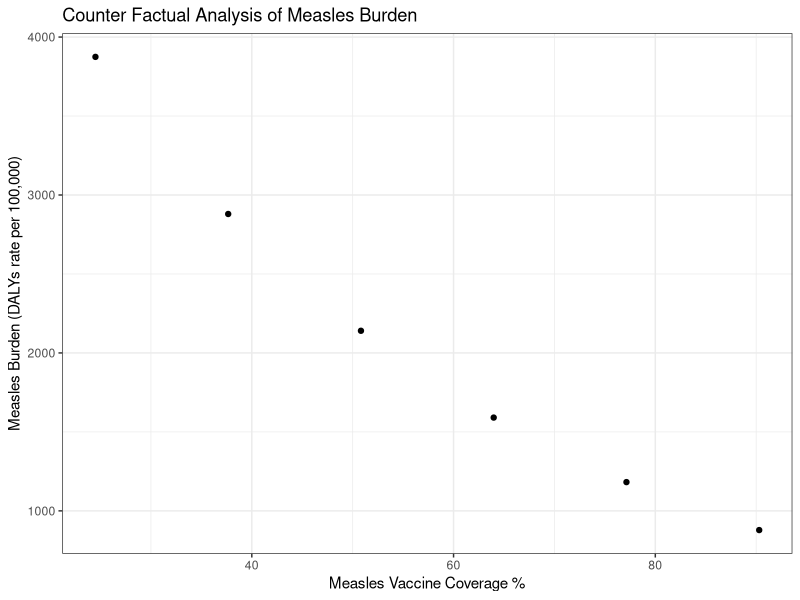
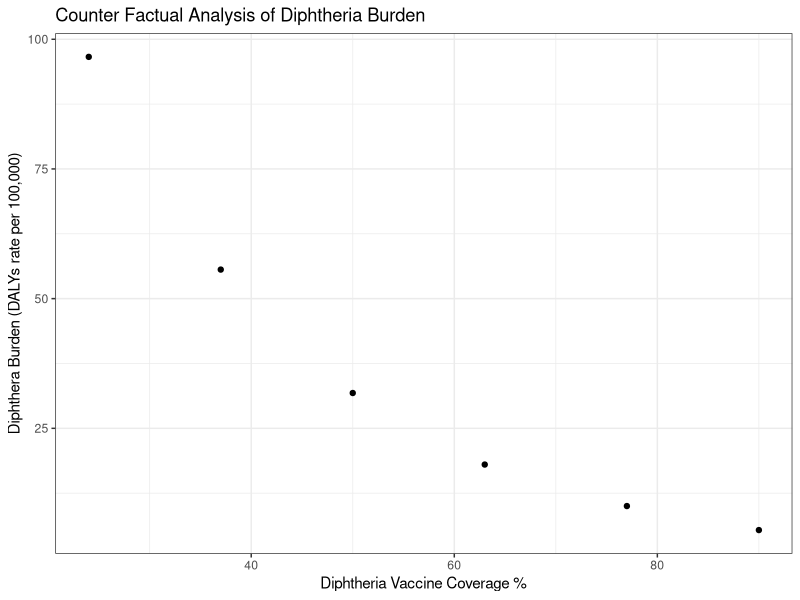

Write the R code that produced these figures, in order.
Measles_Coverage <- c(24.5,37.66,50.82,63.98,77.14,90.3)


MBurden <- c(3874.68,2879.87,2140.41,1590.76,1182.19,878.49)


Measles <- data.frame(Measles_Coverage, MBurden)

DTP_Coverage <- c(24,37,50,63,77,90)
DBurden <- c(96.6,55.6,31.81,18.02,10.02,5.39)

Diphtheria <- data.frame(DTP_Coverage,DBurden)

library(tidyverse)

ggplot(Measles, aes(Measles_Coverage,MBurden))+
  geom_point()+ ggtitle("Counter Factual Analysis of Measles Burden")+xlab("Measles Vaccine Coverage %")+ ylab("Measles Burden (DALYs rate per 100,000)")+theme_bw()


ggplot(Diphtheria, aes(DTP_Coverage,DBurden))+
  geom_point()+ ggtitle("Counter Factual Analysis of Diphtheria Burden")+xlab("Diphtheria Vaccine Coverage %")+ ylab("Diphthera Burden (DALYs rate per 100,000)")+theme_bw()
